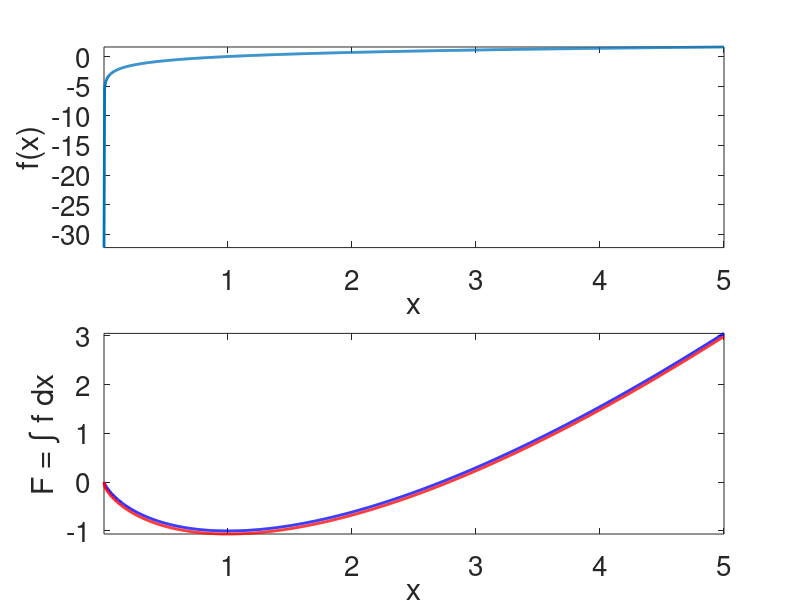
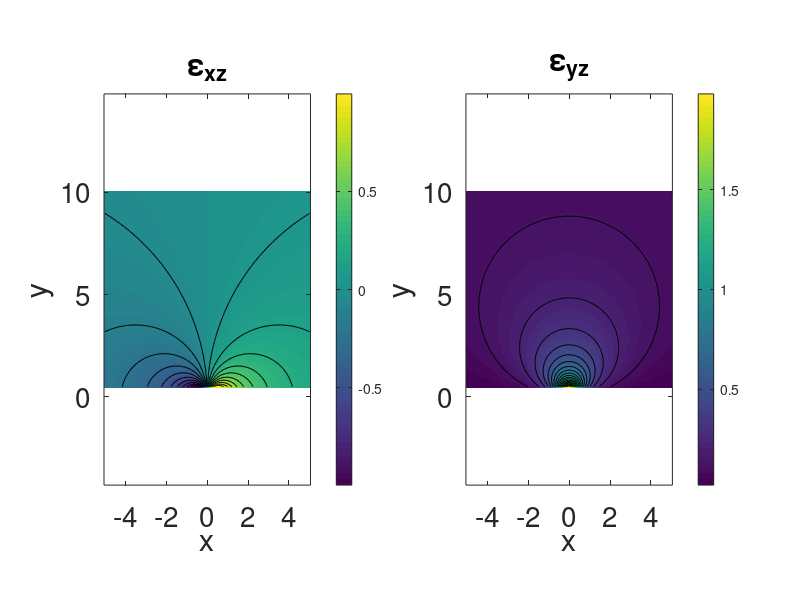
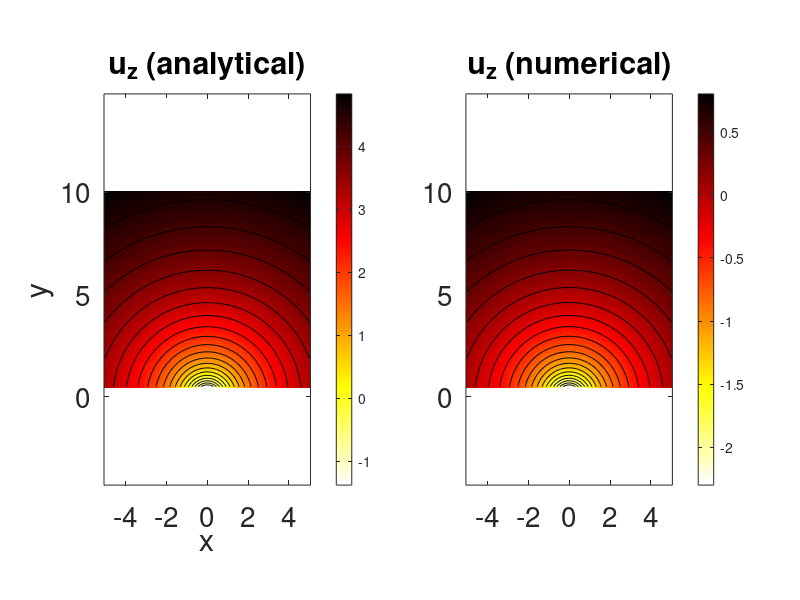
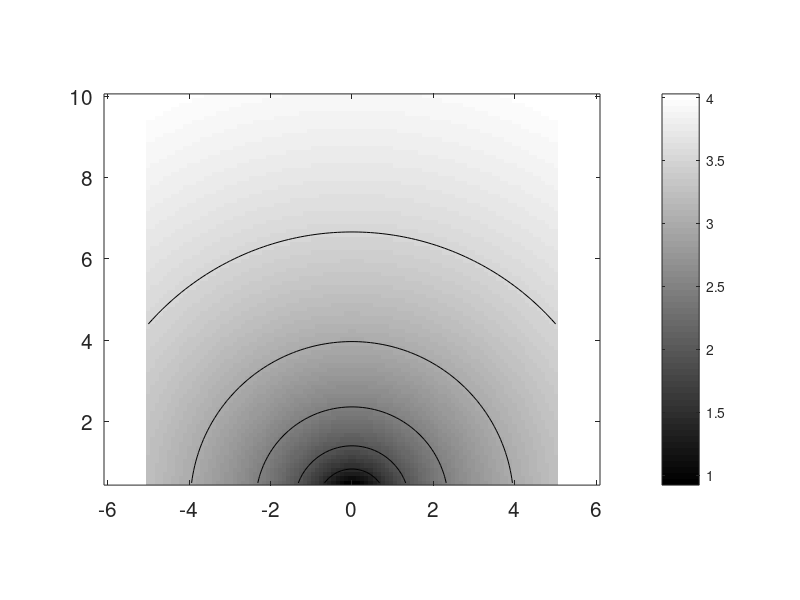

These charts were generated, in order, by the following MATLAB code: (Note: this script raises an error after producing the figures.)
% homework assignment - integration of 1-d and 2-d strain fields
% compute numerical integration and compare with analytical solution
% Rishav Mallick, EOS, 2021

clear

% 1-d function integration
x = linspace(1e-14,5,1000)';

% function def
f = log(x);

% analytical solution (without integration constant)
F = x.*(log(x)-1);

% numerical integration
Fnum = cumtrapz(x,f);

figure(1),clf
subplot(211)
plot(x,f,'LineWidth',2)
axis tight
xlabel('x')
ylabel('f(x)')
set(gca,'Fontsize',20)

subplot(212)
plot(x,F,'b-','LineWidth',2), hold on
plot(x,Fnum,'r-','LineWidth',2)
axis tight
xlabel('x')
ylabel('F = \int f dx')
set(gca,'Fontsize',20)

%% 2-d function
clear

x = linspace(-5,5,100);
y = linspace(0.5,10,90);
[X,Y] = meshgrid(x,y);

% strain functions
ezx = X./(X.^2 + Y.^2);
ezy = Y./(X.^2 + Y.^2);

% extract left boundary
leftbound = X==min(x);
%extract bottom boundary
botbound = Y==min(y);

uznumleft = zeros(size(X));
uznumleft(leftbound) = cumtrapz(Y(leftbound),ezy(leftbound));

% calculate numerical solution
uznum = zeros(size(X));
% use uznumleft as a boundary condition
for i = 1:length(y)
    uznum(i,:) = cumtrapz(x,ezx(i,:)) + uznumleft(i,1);
end

% analytical solution
uz = 1.*log(X.^2 + Y.^2);% - 1.6;

% plot strains
figure(2),clf
subplot(121)
imagesc(x,y,ezx), hold on
contour(x,y,ezx,20,'k-')
axis tight equal
title('\epsilon_{xz}');
cb=colorbar;
xlabel('x'),ylabel('y')
set(gca,'YDir','normal','FontSize',20)

subplot(122)
imagesc(x,y,ezy), hold on
contour(x,y,ezy,20,'k-')
title('\epsilon_{yz}');
axis tight equal
cb=colorbar;
xlabel('x'),ylabel('y')
set(gca,'YDir','normal','FontSize',20)

% plot displacement and comparison
figure(3),clf
subplot(121)
imagesc(x,y,uz), hold on
contour(x,y,uz,20,'k-')
axis tight equal
cb=colorbar;
colormap(flipud(hot(200)))
title('u_z (analytical)')
xlabel('x'), ylabel('y')
set(gca,'YDir','normal','FontSize',20)

subplot(122)
imagesc(x,y,uznum), hold on
contour(x,y,uznum,20,'k-')
axis tight equal
cb=colorbar;
title('u_z (numerical)')
set(gca,'YDir','normal','FontSize',20)

% plot difference between numerical and analytical solutions
figure(4),clf
imagesc(x,y,uz-uznum), hold on
contour(x,y,uz-uznum,5,'k-')
axis tight equal
cb=colorbar;colormap gray
set(gca,'YDir','normal','FontSize',15)

% plot profiles of dispalcement along boundaries
figure(5),clf
subplot(121)
plot(x,uz(botbound),'LineWidth',2), hold on
plot(x,uznum(botbound),'LineWidth',2)
axis tight, grid on
legend('analytical','numerical')
xlabel('x'),ylabel('u_z = \int\epsilon_{zx}dx')
set(gca,'YDir','normal','FontSize',20)

subplot(122)
plot(uz(leftbound),y,'LineWidth',2), hold on
plot(uznum(leftbound),y,'LineWidth',2)
axis tight, grid on
ylabel('y'),xlabel('u_z = \int\epsilon_{zy}dy')
set(gca,'FontSize',20)

%% plane-strain problem

clear

x = linspace(-5,5,200);
y = linspace(0.5,5,110);
[X,Y] = meshgrid(x,y);

k = 4;

exx = ((k+1)*(X.^2.*Y) + (k-3).*Y.^3)./(X.^2 + Y.^2).^2;
eyy = ((k-3)*(X.^2.*Y) + (k+1).*Y.^3)./(X.^2 + Y.^2).^2;
exy = 4*(X.*Y.^2)./(X.^2 + Y.^2).^2;

% analytical solutions
ux = (k-1)*atan2(X,Y) - 2*(X.*Y)./(X.^2 + Y.^2);
uy = (X.^2-Y.^2)./(X.^2 + Y.^2) + (k+1)/2.*log(X.^2 + Y.^2);

% extract left boundary
leftbound = X==min(x);
%extract bottom boundary
botbound = Y==min(y);

uxnumleft = zeros(size(X));
uynumbot = zeros(size(X));

% uxnumleft(leftbound) = cumtrapz(Y(leftbound),exy(leftbound));
uxnumleft(leftbound) = ux(leftbound);
% uynumbot(botbound) = cumtrapz(X(botbound),exy(botbound));
uynumbot(botbound) = uy(botbound);

% calculate numerical solution
uynum = zeros(size(X));
uxnum = zeros(size(X));
% use uznumleft as a boundary condition
for i = 1:length(y)
    uxnum(i,:) = cumtrapz(x,exx(i,:)) + uxnumleft(i,1);
end
for i = 1:length(x)
    uynum(:,i) = cumtrapz(y,eyy(:,i)) + uynumbot(1,i);
end


% numerical gradients
[uxx,uxy] = gradient(ux,x,y);
[uyx,uyy] = gradient(uy,x,y);

% figure(100),clf
% subplot(121)
% plot(y,uxnumleft(leftbound),'LineWidth',2), hold on
% plot(y,cumtrapz(Y(leftbound),exy(leftbound)),'r-','Linewidth',2)
% plot(y,cumtrapz(Y(leftbound),uxy(leftbound)),'b--','Linewidth',1)
% xlabel('y'), ylabel('u_x')
% axis tight, grid on
% set(gca,'FontSize',15)
% 
% subplot(122)
% plot(x,uynumbot(botbound),'LineWidth',2), hold on
% plot(x,cumtrapz(X(botbound),2*exy(botbound)),'r-','Linewidth',2)
% xlabel('x'), ylabel('u_y')
% axis tight, grid on
% set(gca,'FontSize',15)
%
% figure(22),clf
% subplot(311)
% imagesc(x,y,uxx), hold on
% contour(x,y,uxx,20,'k-')
% axis tight equal
% cb=colorbar;
% colormap(parula(200))
% title('\epsilon_{xx}')
% set(gca,'YDir','normal','FontSize',20)
% 
% subplot(312)
% imagesc(x,y,uyy), hold on
% contour(x,y,uyy,20,'k-')
% axis tight equal
% cb=colorbar;
% title('\epsilon_{yy}')
% set(gca,'YDir','normal','FontSize',20)
% 
% subplot(313)
% imagesc(x,y,(uxy+uyx)./2), hold on
% contour(x,y,(uxy+uyx)./2,20,'k-')
% axis tight equal
% cb=colorbar;
% title('\epsilon_{xy}')
% set(gca,'YDir','normal','FontSize',20)
% %
% strains
figure(10),clf
subplot(311)
imagesc(x,y,exx), hold on
contour(x,y,exx,20,'k-')
axis tight equal
cb=colorbar;
colormap(parula(200))
title('\epsilon_{xx}')
set(gca,'YDir','normal','FontSize',20)

subplot(312)
imagesc(x,y,eyy), hold on
contour(x,y,eyy,20,'k-')
axis tight equal
cb=colorbar;
title('\epsilon_{yy}')
set(gca,'YDir','normal','FontSize',20)

subplot(313)
imagesc(x,y,exy), hold on
contour(x,y,exy,20,'k-')
axis tight equal
cb=colorbar;
title('\epsilon_{xy}')
set(gca,'YDir','normal','FontSize',20)

% % numerical displacements
% figure(11),clf
% subplot(122)
% imagesc(x,y,uynum), hold on
% contour(x,y,uynum,20,'k-')
% axis tight equal
% cb=colorbar;
% colormap(hot(200))
% title('u_y (numerical)')
% set(gca,'YDir','normal','FontSize',20)
% 
% subplot(121)
% imagesc(x,y,uxnum), hold on
% contour(x,y,uxnum,20,'k-')
% axis tight equal
% cb=colorbar;
% title('u_x (numerical)')
% set(gca,'YDir','normal','FontSize',20)

% verify integration

figure(12),clf
subplot(221)
imagesc(x,y,uxnum), hold on
contour(x,y,uxnum,20,'k-')
colorbar
axis tight equal
title('u_x (numerical)')
set(gca,'YDir','normal','FontSize',20)

subplot(222)
imagesc(x,y,ux), hold on
contour(x,y,ux,20,'k-')
colorbar
axis tight equal
set(gca,'YDir','normal','FontSize',20)

subplot(223)
imagesc(x,y,uynum), hold on
contour(x,y,uynum,20,'k-')
colorbar
axis tight equal
set(gca,'YDir','normal','FontSize',20)
title('u_y (numerical)')

subplot(224)
imagesc(x,y,uy), hold on
contour(x,y,uy,20,'k-')
colorbar
axis tight equal
set(gca,'YDir','normal','FontSize',20)
colormap hot
